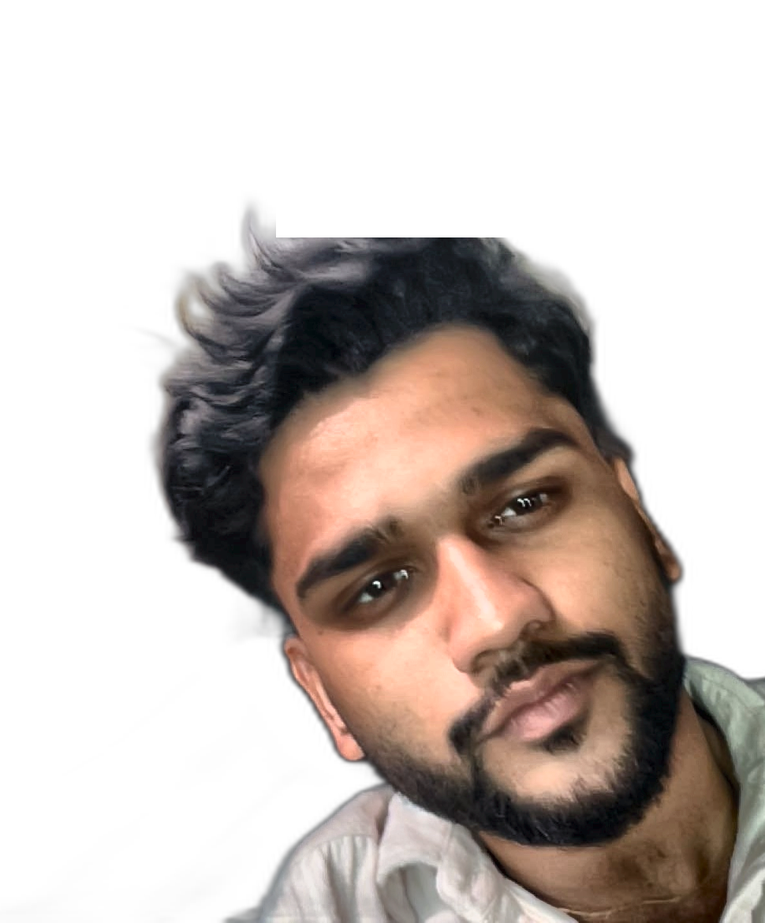
#> input picture assets/photo-ready.png, 765 x 923 px, shrunk from 970 x 1170 before the run
$ python -i clean_photo.py   (imports and definitions only)
#> lines starting #> are read from the running program, lines starting #| are printed output that depends on the picture
#> further down, picture is the input picture: PIL image 765x923 RGB; mean R, G, B 200.4, 190.7, 185.6
"""
Clean up a source photo so it converts into readable ASCII art instead of
mid-gray mush.

Pipeline:
  1. Cut the background with rembg so only the subject remains.
  2. Even out lighting with CLAHE (adaptive histogram equalization).
  3. Composite onto a white canvas so background falls at the LIGHT end
     of the character ramp, not the dark end.

Usage:
    python tools/clean_photo.py path/to/photo.jpg
    # writes assets/photo-ready.png
"""
import sys
import os

import numpy as np
from PIL import Image
import cv2
from rembg import remove

OUTPUT_PATH = os.path.join(os.path.dirname(__file__), "..", "assets", "photo-ready.png")


def remove_background(img: Image.Image) -> Image.Image:
    """Returns an RGBA image with background removed."""
    result = remove(img)
    return result.convert("RGBA")


def apply_clahe(img: Image.Image) -> Image.Image:
    """Apply CLAHE to the luminance channel to pull out shadow/highlight detail."""
    rgb = np.array(img.convert("RGB"))
    lab = cv2.cvtColor(rgb, cv2.COLOR_RGB2LAB)
#> lab: shape (923, 765, 3); mean of channels 0, 1, 2 195, 131.1, 132.2
    l_channel, a_channel, b_channel = cv2.split(lab)
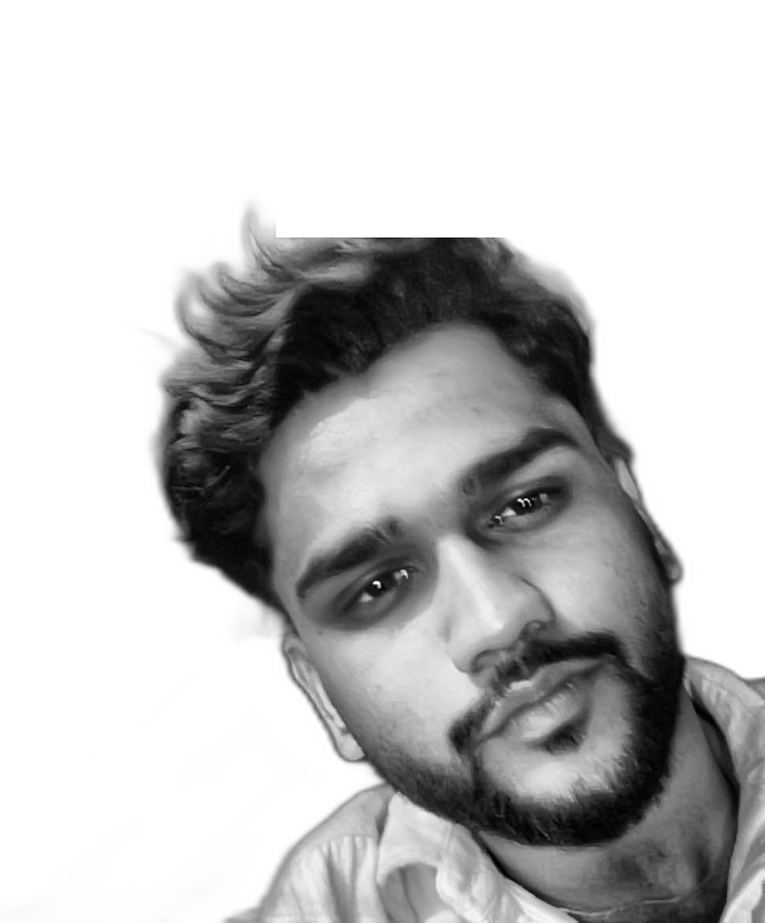
#> l_channel: shape (923, 765); min 0, max 255, mean 195
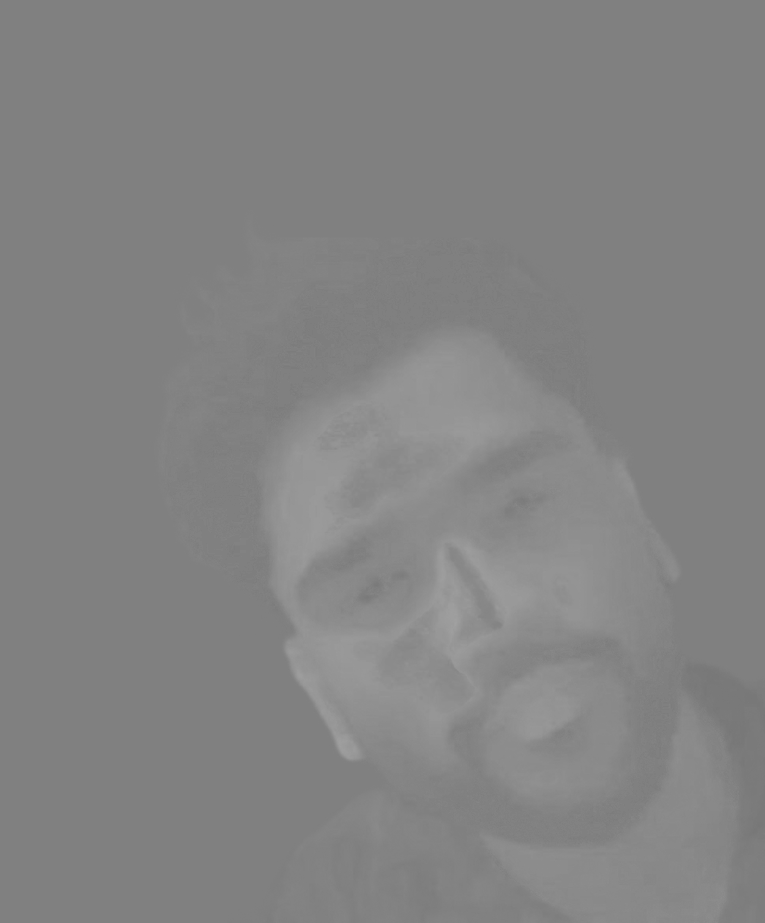
#> a_channel: shape (923, 765); min 119, max 161, mean 131.1

    clahe = cv2.createCLAHE(clipLimit=2.5, tileGridSize=(8, 8))
    l_eq = clahe.apply(l_channel)
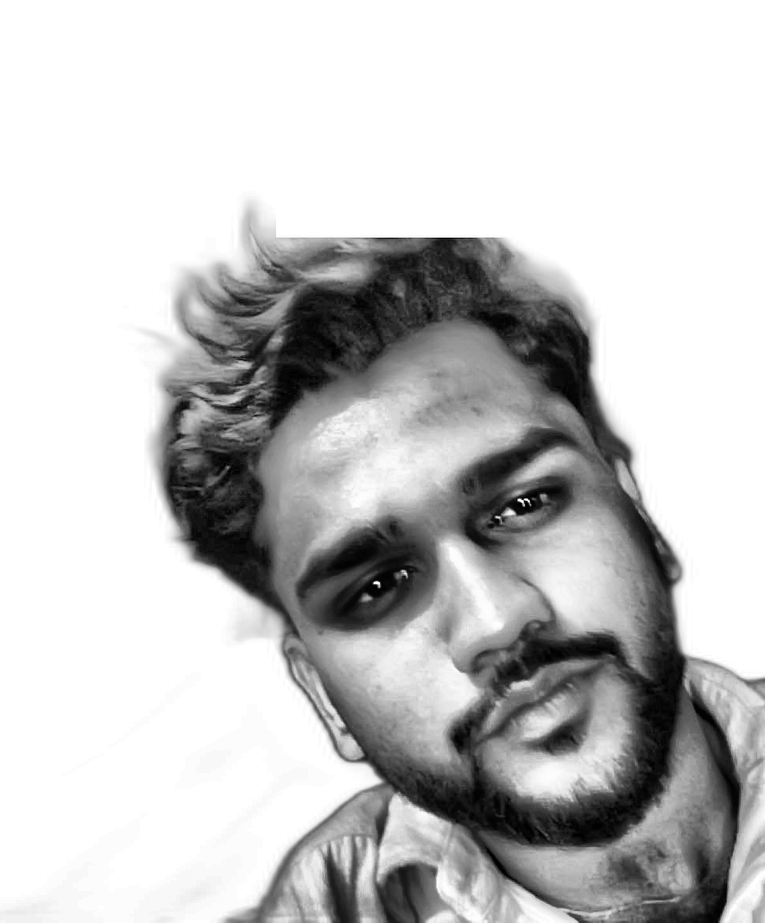
#> l_eq: shape (923, 765); min 0, max 255, mean 197.3

    merged = cv2.merge((l_eq, a_channel, b_channel))
#> merged: shape (923, 765, 3); mean of channels 0, 1, 2 197.3, 131.1, 132.2
    rgb_eq = cv2.cvtColor(merged, cv2.COLOR_LAB2RGB)
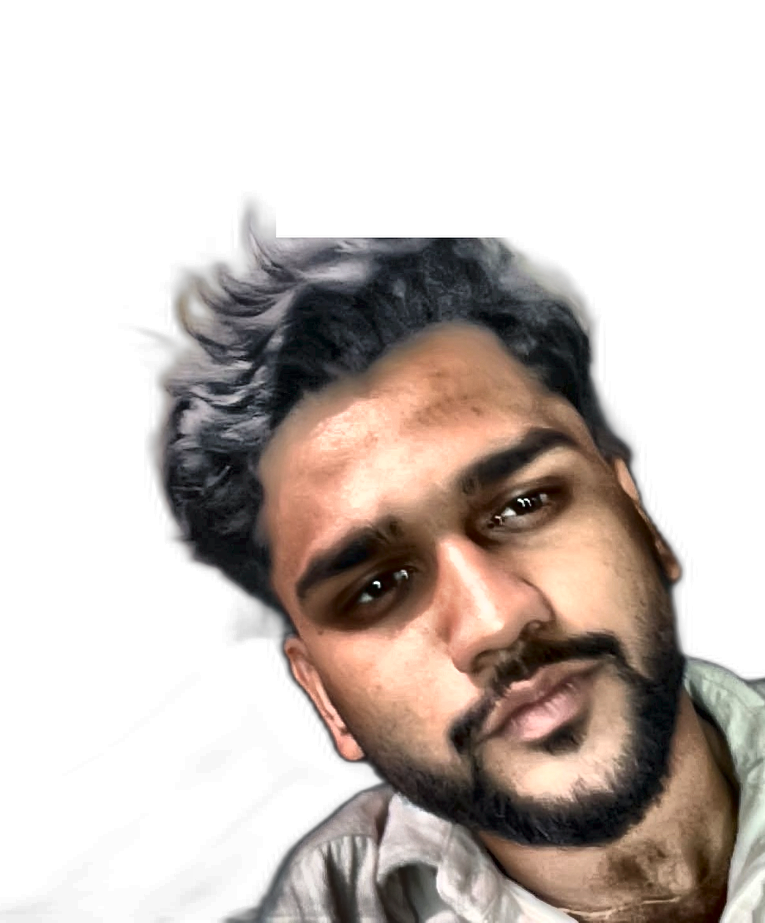
#> rgb_eq: shape (923, 765, 3); mean R, G, B 202.3, 193.1, 187.9
    return Image.fromarray(rgb_eq)


def composite_on_white(subject_rgba: Image.Image, lit_rgb: Image.Image) -> Image.Image:
    """
    Take the alpha mask from subject_rgba (post background-removal) and the
    lighting-corrected RGB from lit_rgb, composite onto solid white.
    """
    alpha = subject_rgba.split()[-1]
    canvas = Image.new("RGB", subject_rgba.size, (255, 255, 255))
    canvas.paste(lit_rgb, (0, 0), mask=alpha)
    return canvas


def main():
    if len(sys.argv) < 2:
        print("Usage: python tools/clean_photo.py <path-to-photo>", file=sys.stderr)
        sys.exit(1)

    src_path = sys.argv[1]
    if not os.path.exists(src_path):
        print(f"File not found: {src_path}", file=sys.stderr)
        sys.exit(1)

    img = Image.open(src_path)

    print("Removing background...")
    subject_rgba = remove_background(img)

    print("Applying CLAHE contrast correction...")
    lit_rgb = apply_clahe(subject_rgba)

    print("Compositing onto white canvas...")
    final = composite_on_white(subject_rgba, lit_rgb)

    os.makedirs(os.path.dirname(OUTPUT_PATH), exist_ok=True)
    final.save(OUTPUT_PATH)
    print(f"Wrote {OUTPUT_PATH}")


# [2 lines not run here, left out]

>>> from PIL import Image
>>> picture = Image.open('../assets/photo-ready.png')
>>> result = apply_clahe(picture)
